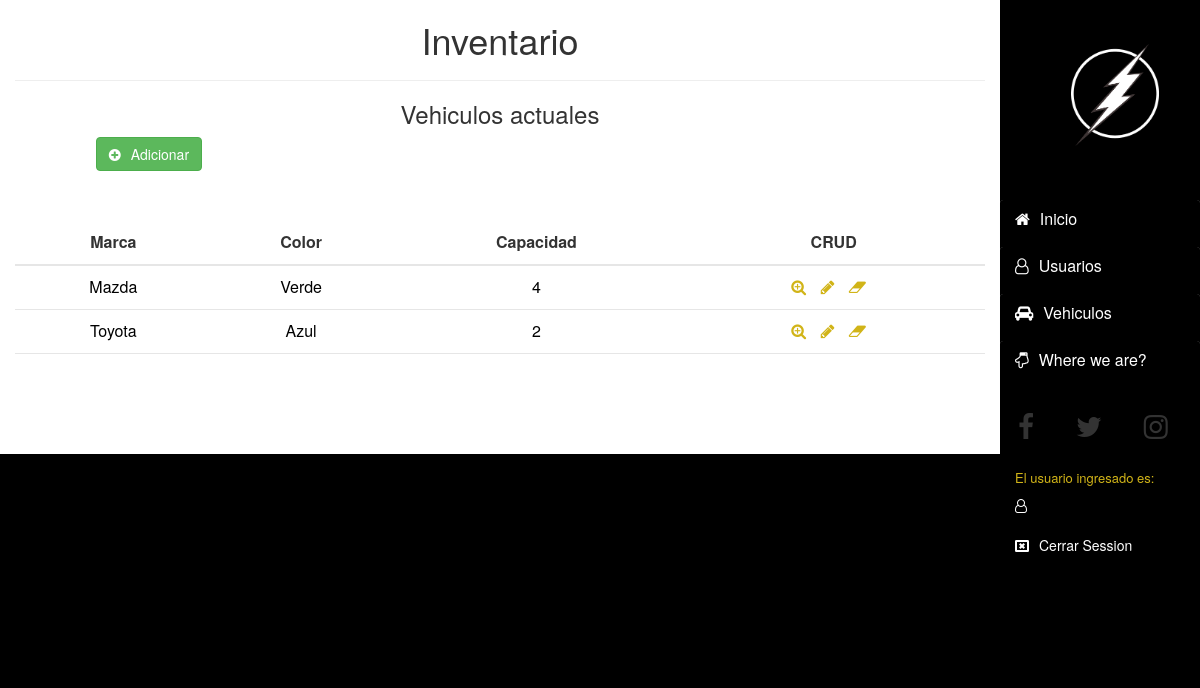
The app's page /inventario.php with its own data.
### tables this page shows
CREATE TABLE IF NOT EXISTS `vehiculos` (
`id` int(11) NOT NULL,
  `marca` varchar(50) NOT NULL,
  `color` varchar(50) NOT NULL,
  `capacidad` int(1) NOT NULL,
  `chasis` bigint(10) NOT NULL,
  `modelo` int(4) NOT NULL
);

### inventario.php (the view, shortened to what this page needs)
<?php include 'public/header.php'; ?>
	<section class="container-fluid">
		<div class="row">
        <div class="fondo col-md-10">
            <div class="row">
                <div class="col-md-12">
                    <h1 class="text-center">Inventario</h1>
                    <hr>
                    <h3 class="text-center">Vehiculos actuales</h3>
                    <button class="col-md-offset-1 btn btn-success btn-default"><i class="fa fa-plus-circle"></i><a class="add" href="">Adicionar</a></button>
                    <table class="tablevh table table-bordered text-center">
                    	<tr>
                    		<td class="title">Marca</td>
                    		<td class="title">Color</td>
                    		<td class="title">Capacidad</td>
                    		<td class="title">CRUD</td>
                    	</tr>
                    	<?php
                    		$query = mysqli_query($con, "SELECT * FROM vehiculos");
                    		while($row = mysqli_fetch_array($query)){
                    			echo "
									<tr>
			                    		<td>".$row['marca']."</td>
			                    		<td>".$row['color']."</td>
			                    		<td>".$row['capacidad']."</td>
			                    		<td>
											<a href=''><i class='col fa fa-search-plus'></i></a>
											<a href=''><i class='col fa fa-pencil'></i></a>
											<a href=''><i class='col fa fa-eraser'></i></a>
			                    		</td>
			                    	</tr>
                    			";
                    		}
                    	 ?>
                    </table>
                </div>
            </div>
        </div>
			<div class="asd col-sm-6 col-md-2">
			<div class="icon">
                <span id="icon"></span>
            </div>
            <div class="panel-group" id="accordion">
                <div class="panel panel-default">
                    <div class="panel-heading">
                        <h4 class="panel-title">
                            <a data-toggle="collapse" data-parent="#accordion" href=""><i class="fa fa-home"></i>Inicio</a>
                        </h4>
                    </div>
                </div>
                <div class="panel panel-default">
                    <div class="panel-heading">
                        <h4 class="panel-title">
                            <a data-toggle="collapse" data-parent="#accordion" href=""><i class="icon fa fa-user-o"></i>Usuarios</a>
                        </h4>
                    </div>
                </div>
                <div class="panel panel-default">
                    <div class="panel-heading">
                        <h4 class="panel-title">
                            <a data-toggle="collapse" data-parent="#accordion" href="#collapseTwo"><i class="fa fa-car"></i>Vehiculos</a>
                        </h4>
                    </div>
                </div>
                <div class="panel panel-default">
                    <div class="panel-heading">
                        <h4 class="panel-title">
                            <a href="maps.html"><i class="fa fa-hand-o-down"></i>Where we are?</a>
                        </h4>
                    </div>
                </div>
            </div>
            <i class="redes fa fa-facebook fa-2x"></i>
            <i class="redes fa fa-twitter fa-2x"></i>
            <i class="redes fa fa-instagram fa-2x"></i>
            <br>
            <div class="usuario">
                <h4>El usuario ingresado es:</h4>
                <li id="perr"><i class="icon fa fa-user-o"></i><?php echo $_SESSION['nombre'];?></li><br>
                <a class="closese" href="cerrar_sesion.php"><i class="icon fa fa-window-close-o"></i>Cerrar Session</a>
            </div>
        </div>
		</div>
	</section>
<?php include 'public/footer.php'; ?>

### css/master.css (style rules this page uses)
section { //border:1px solid red; }
div { //border:1px solid black; }
a { color:#D1B418; transition:0.2s all; }
a.closese { color:white; margin-top:10px; }
div.asd { height:660px; background: rgb(0,0,0); padding:0px; }
div.icon { height:200px; //border:1px solid red; }
.panel-group .panel { border:1px solid rgba(0,0,0, 0.9); }
.panel-default>.panel-heading { background: rgb(0,0,0); color:white; height:50px; }
i { margin-right: 10px; }
.table>tbody>tr>td, .table>tbody>tr>th, .table>tfoot>tr>td, .table>tfoot>tr>th, .table>thead>tr>td, .table>thead>tr>th { border:none; color:rgba(255,255,255, 0.6); }
.panel-group .panel { margin-bottom: -8px; }
span#icon { background: url(../imgs/thunder.png)no-repeat center center; background-size:80%; display:inline-block; margin-left:60px; margin-top:40px; width:110px; height:110px; }
.panel-group .panel { border:transparent; }
i.redes { //border:1px solid blue; padding:10px; margin-left:8px; border-radius:50%; transition:0.2s all; }
div.usuario { margin-top:20px; margin-left:15px; }
div.usuario h4 { color:#D1B418; font-size:13px; }
div.usuario li#perr { color:white; list-style:none; }
div.fondo { background:white; }
i.icon { color:white; }
.tablevh>tbody>tr>td, .tablevh>tbody>tr>th, .tablevh>thead>tr>td, .tablevh>thead>tr>th { color:black; }
.tablevh { border:none; margin-top:50px; margin-bottom:100px; }
.tablevh>tbody>tr>td { border-bottom:1px solid rgba(128,128,128, 0.2); padding:10px; font-size:16px; }
.tablevh>tbody>tr>td.title { font-weight:bolder; color:rgba(0,0,0,0.8); border-bottom:2px solid rgba(128,128,128, 0.2); padding:10px; font-size:16px; }
a.add { color:white; }

### records on screen
vehiculos: marca "Mazda", color "Verde", capacidad "4"
vehiculos: marca "Toyota", color "Azul", capacidad "2"
